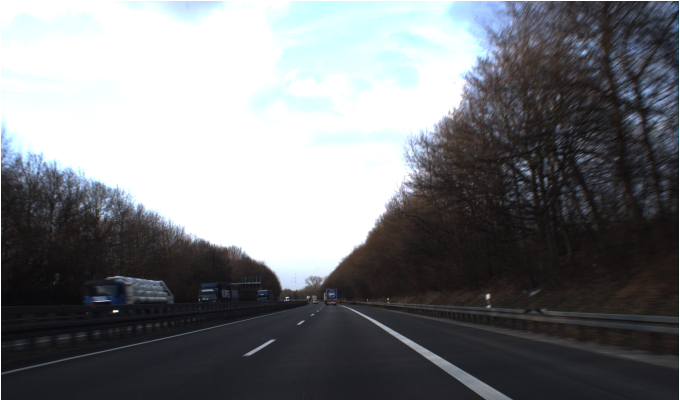
#> input picture images/00014.png, 1360 x 800 px, found by its file name (shown at 1/2 size)
$ python noOverlap.py
#> lines starting #> are read from the running program, lines starting #| are printed output that depends on the picture; after the words box and inside, x2 and y2 are one past the last pixel; in counts of white or black regions, pixels touching at a corner belong together
#> further down, target is the input picture: shape (800, 1360, 3); mean B, G, R 123.8, 120.9, 118.7
import numpy as np
import math
import cv2

# passed in (1500,1500)
#? tries to put higher prob in middle 1500?
def hc_probabilties_vector(map_size):
    map = np.ones(map_size)
    return map.flatten() / map.sum()

# Bbox is a dictionary containing the top left (xmin,ymin) and bottom right (xmax,ymax) coords of the image
#bboxes is a list of all the bboxes of all the signs placed so far
    #! Investigate
    # If the new right side is right of the old left side and
    # new left side is left of old right side, there is an x-intersection
    # repeat for y and if both true then there is an intersection
def has_intersection(x0, y0, x1, y1, bboxes):
    for bbox in bboxes:
        if x1 > bbox['xmin'] and bbox['xmax'] > x0:
            if y1 > bbox['ymin'] and bbox['ymax'] > y0:
                return True
    return False

#! Investigate
# random number of flatten list of image shape modulus of image height give x coord (how far across that row)
# rand int of flattened list divided by image width gives image y (how many rows big)

def get_random_position(probabilities_vector, positions_list, img_size=(2048, 2048), sample_size=1):
    positions = np.random.choice(
        positions_list, size=sample_size, p=probabilities_vector)
    positions = [(position % img_size[1], math.ceil(
        position / img_size[0]) - 1) for position in positions]

    return positions


# Template mask is template where alpha > 0 = 1 and alpha = 0 = 0
# returns tighter bbox with new coords
def remove_padding(template, template_mask):
    mask = template_mask[:, :, 0] > 0

    coords = np.argwhere(mask)

    y0, x0 = coords.min(axis=0)
    y1, x1 = coords.max(axis=0) + 1

    return template[y0:y1, x0:x1], template_mask[y0:y1, x0:x1], x0, y0, x1, y1


def overlayMulti(target, bboxes):

    template = cv2.imread("./images/1.png")
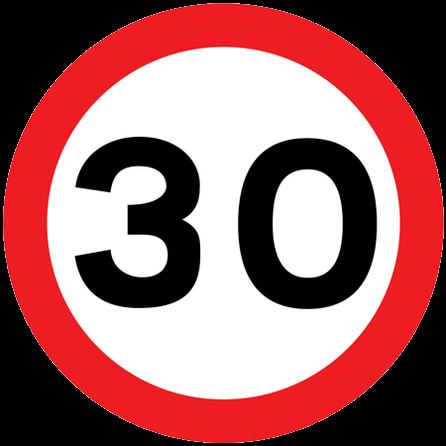
#> input picture images/1.png, 446 x 446 px, found by its file name
#> template is the input picture: shape (446, 446, 3); mean B, G, R 102.7, 101.3, 158.3

    template_h, template_w, _ = template.shape
#> template_h = 446; template_w = 446
    target_h, target_w, _ = target.shape
#> target_h = 800; target_w = 1360

    probabilities_vector = hc_probabilties_vector((1500, 1500))
    positions_list = np.arange(0, probabilities_vector.size)
    position = get_random_position(probabilities_vector, positions_list, target.shape[:-1])[0]
#> position = (1100, 1667)
    print(f"Target shape: {target.shape}")
#| Target shape: (800, 1360, 3)
    print(f"Target shape slice: {target.shape[:-1]}")
#| Target shape slice: (800, 1360)
    print(f"Position_List shape: {positions_list.shape}")
    print(positions_list)
    print(f"position: {position}")
#| position: (1100, 1667)

    x0, y0 = position
#> x0 = 1100; y0 = 1667
    x1 = x0 + template_w
#> x1 = 1546
    y1 = y0 + template_h
#> y1 = 2113

    # Shift the image back and up if it is too far
    if x1 >= target_w:
            diff = x1 - target_w + 1
#> diff = 187
            x0 -= diff
#> x0 = 913
            x1 -= diff
#> x1 = 1359
    if y1 >= target_h:
        diff = y1 - target_h + 1
#> diff = 1314
        y0 -= diff
#> y0 = 353
        y1 -= diff

    # Check for thin bg, giveup
    if x0 < 0 or y0 < 0 or x1 >= target_w or y1 >= target_h:
        return target, None#, scale, data

    # removed padding should be done before
    # Get the bbox of the sign and remove the padding of it

    # give up on overlaying
    if bboxes is not None and has_intersection(x0, y0, x1, y1, bboxes):
        return target, None#, scale, data

    # place template on target
    target[y0:y1, x0:x1] = template
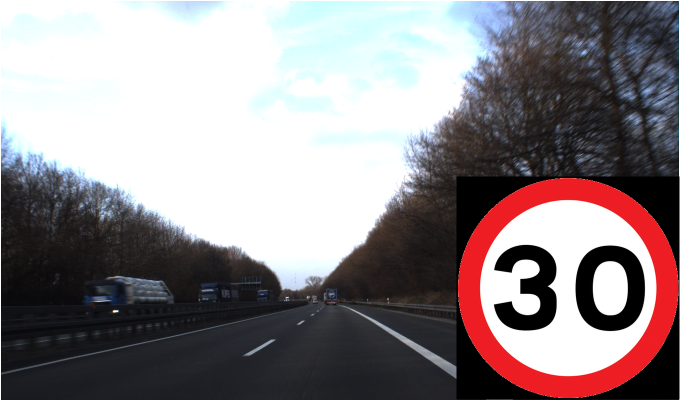
#> target: shape (800, 1360, 3) (shown at 1/2 size); 18.28% of pixels changed, all inside (x1, y1, x2, y2) = (913, 353, 1359, 799)

    return target, {
        'xmin': x0,
        'ymin': y0,
        'xmax': x1,
        'ymax': y1
    } #info about transforms# , scale, data


if __name__ == "__main__":
    target = cv2.imread("./images/00014.png")
    bboxes = []

    total = 0   # signs placed so far
    nb_signs_in_img = np.random.randint(1, 5 + 1) # total signs to place

    while total < nb_signs_in_img:
        # target gets manipulated with each cycle of the overlay doesnt fail
        target, bbox = overlayMulti(target, bboxes)
#> bbox = {'xmin': 913, 'ymin': 353, 'xmax': 1359, 'ymax': 799}

        #? Store info about that sign in bbox where it can be saved in annotations?
        if bbox is not None:
            # bbox['category'] = template_category
            bboxes.append(bbox)
            # image_data['bbox_data'].append({
            #     'bbox': bbox,
            #     'data': data
            # })
            total += 1
        # [8 lines of commented-out code are left out]
